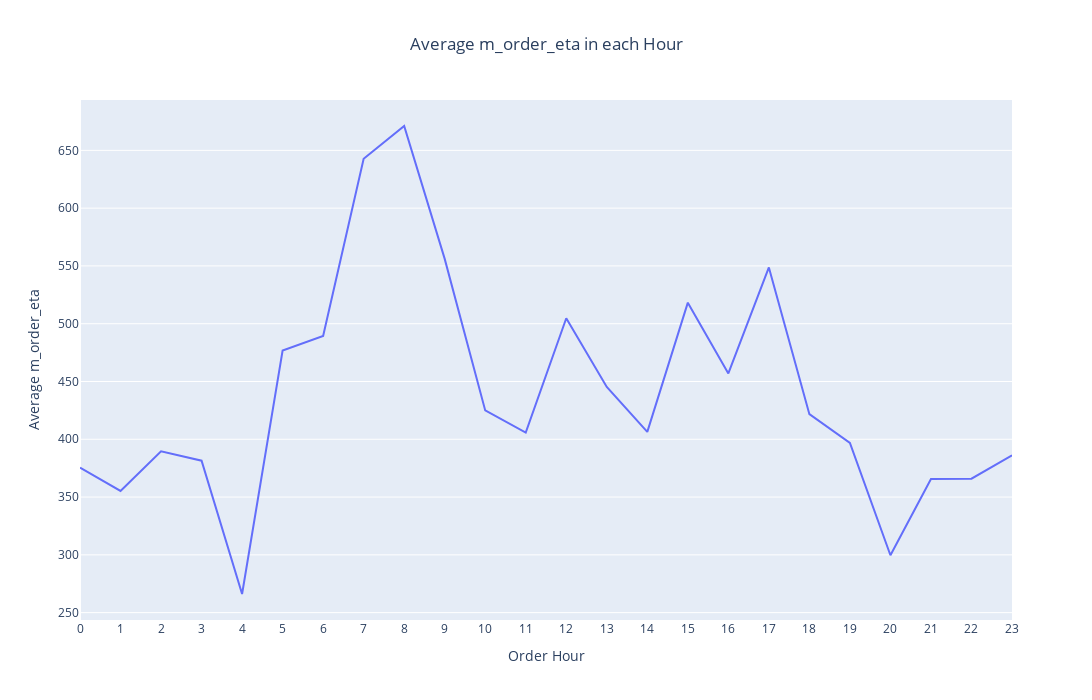

Source (notebook cell):
### Code cell
# Plot the line chart to show the average m_order_eta in each hour using plotly
fig = px.line(df_5, x='order_hour', y='m_order_eta', title='Average m_order_eta in each Hour')
# Set the plot size and show the title for x and y axis and center the title
fig.update_layout(width=1200, height=700, xaxis_title='Order Hour', yaxis_title='Average m_order_eta', title_x=0.5)
# Show all the hours on x axis and dont show the grid lines
fig.update_xaxes(tick0=0, dtick=1, showgrid=False)
fig.show()

### Figure 1 — Plotly figure (JSON) as saved in the notebook; plotly's stock layout.template omitted (floating-point values rounded to 4 significant figures)
{"data": [{"hovertemplate": "order_hour=%{x}<br>m_order_eta=%{y}<extra></extra>", "legendgroup": "", "line": {"color": "#636efa", "dash": "solid"}, "marker": {"symbol": "circle"}, "mode": "lines", "name": "", "orientation": "v", "showlegend": false, "type": "scatter", "x": [0, 1, 2, 3, 4, 5, 6, 7, 8, 9, 10, 11, 12, 13, 14, 15, 16, 17, 18, 19, 20, 21, 22, 23], "xaxis": "x", "y": [375.4, 355.3, 389.6, 381.5, 266.1, 476.8, 489.5, 642.7, 671.1, 556.1, 425.0, 405.8, 504.7, 445.2, 406.4, 518.2, 457.0, 548.7, 421.7, 396.9, 299.6, 365.6, 365.9, 386.1], "yaxis": "y"}], "layout": {"height": 700, "legend": {"tracegroupgap": 0}, "title": {"text": "Average m_order_eta in each Hour", "x": 0.5}, "width": 1200, "xaxis": {"anchor": "y", "domain": [0, 1], "dtick": 1, "showgrid": false, "tick0": 0, "title": {"text": "Order Hour"}}, "yaxis": {"anchor": "x", "domain": [0, 1], "title": {"text": "Average m_order_eta"}}}}
